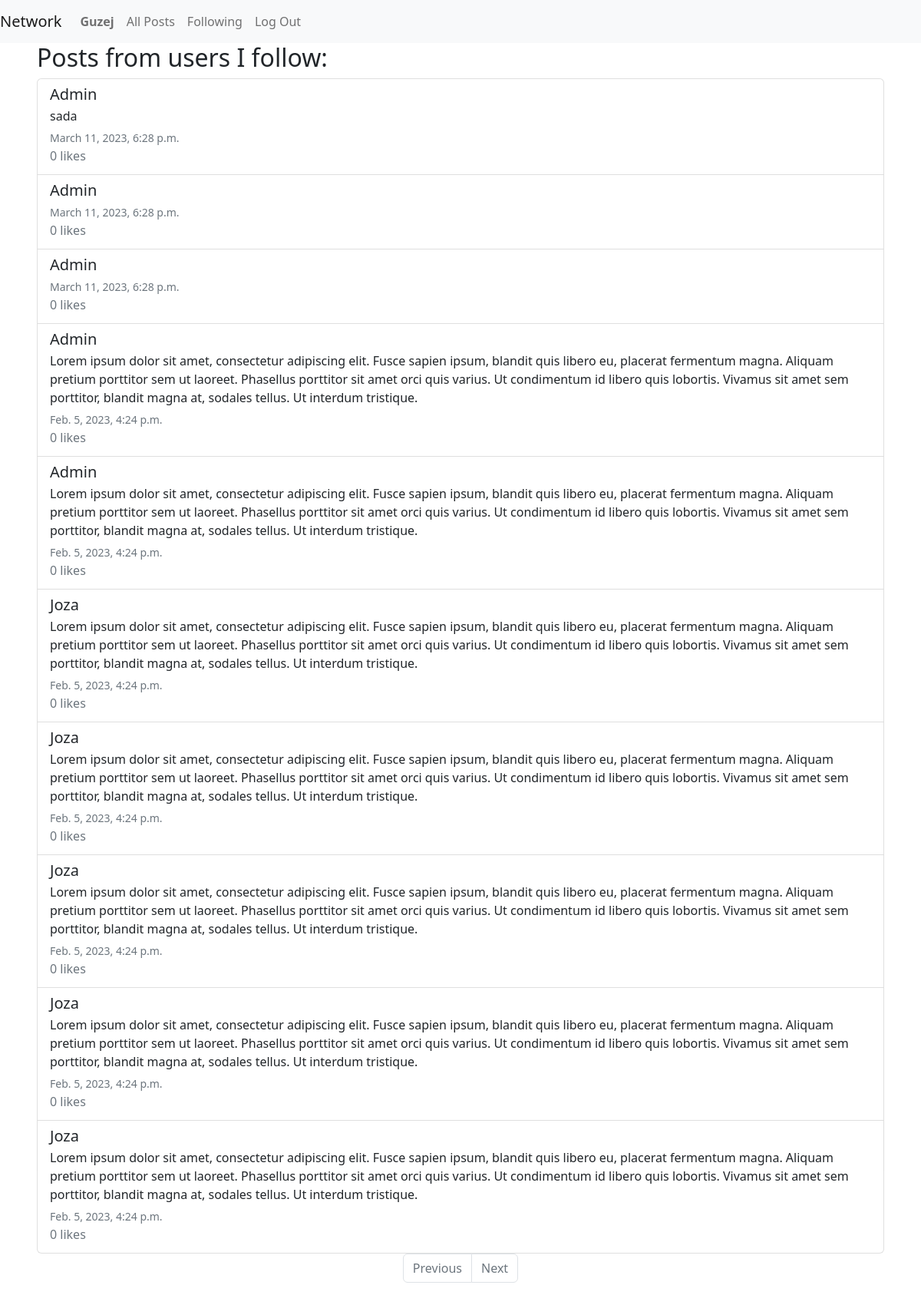
Before: /following (signed in) with the older database file.
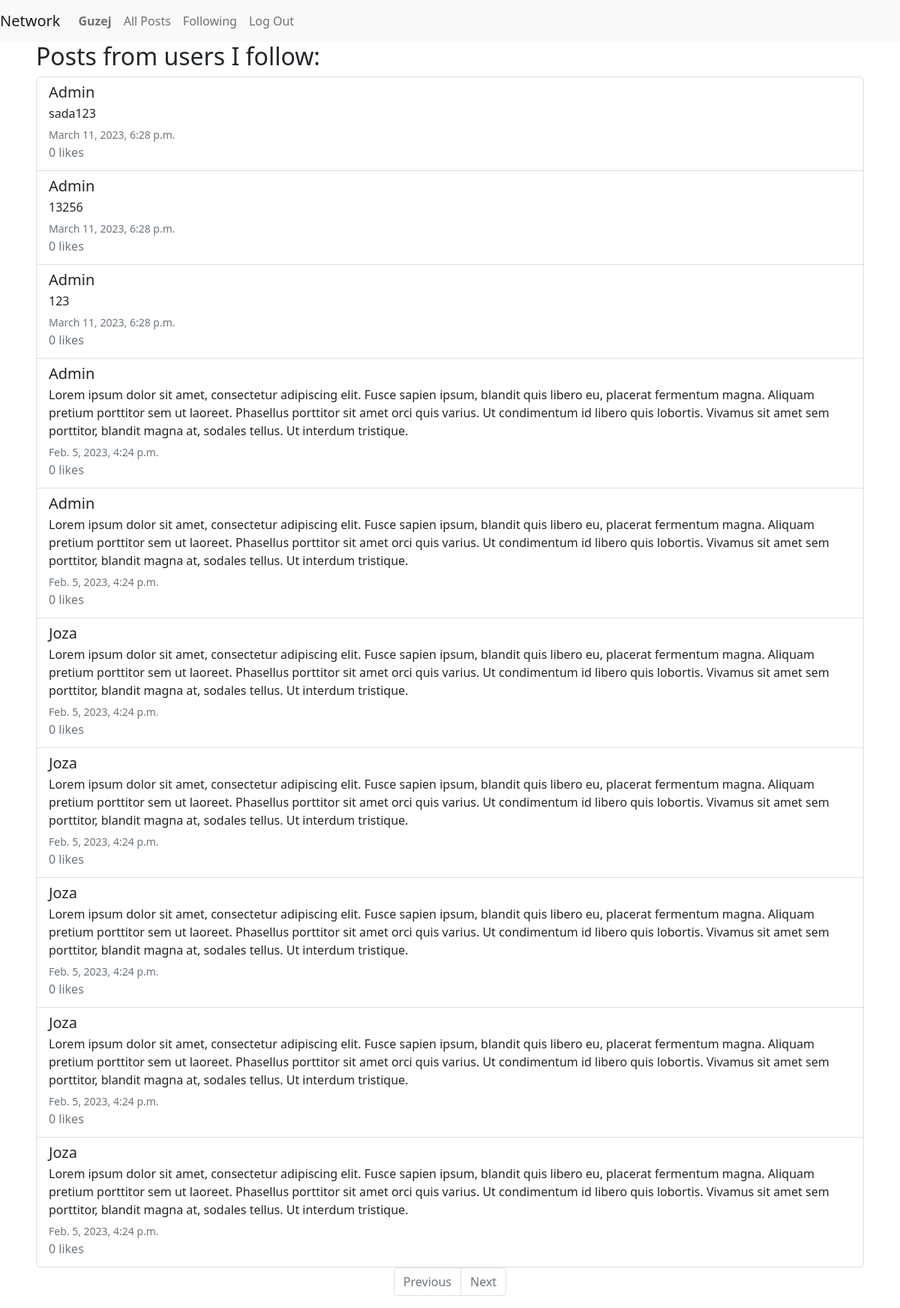
After: the same page with the newer database file.
### network/models.py (models this page shows, shortened)
class User(AbstractUser):
    pass

class Post(models.Model):
    author = models.ForeignKey(User, on_delete=models.CASCADE, blank=True, related_name="author")
    content = models.CharField(max_length=280)
    date = models.DateTimeField(auto_now_add=True)
    likes = models.IntegerField(default=0)

### network/views.py (the view)
# urls.py: path("following", views.following, name="following"),
def following(request):
    user_profile = Profile.objects.get(owner=request.user)
    following_posts = []
    for us in user_profile.following.all():
        posts = Post.objects.filter(author=us)
        for post in posts:
            following_posts.append({
                "content": post.content,
                "author": post.author,
                "date": post.date,
                "likes": post.likes
            })
    sorted_following_posts = sorted(following_posts, key=lambda x: x["date"], reverse=True)
    paginator = Paginator(sorted_following_posts, 10)
    page_number = request.GET.get('page')
    posts_page = paginator.get_page(page_number)
    return render(request, "network/following.html", {
        "following_posts": posts_page
    })

### network/templates/network/following.html
{% extends "network/layout.html" %}
{% block body %}
    <h2>Posts from users I follow:</h2>
    <ul class="list-group">
        {% for post in following_posts %}
            <li class="list-group-item list-group-item-action">
                <a href="{% url 'profile_page' post.author.username %}" class="text-decoration-none text-reset"><h5 class="mb-1">{{ post.author.username }}</h5></a>
                <p class="mb-1">{{ post.content }}</p>
                <small class="text-muted">{{ post.date }}</small>
                <p class="mb-1 text-muted">{{ post.likes }} likes</p>
        {% endfor %}
    </ul>
    {% if following_posts.has_other_pages %}
        <ul class="pagination justify-content-center">
            {% if posts.has_previous %}
                <li class="page-item"><a href="?page={{ following_posts.previous_page_number }}" class="page-link">Previous</a></li>
            {% else %}
                <li class="page-item disabled"><a class="page-link">Previous</a></li>
            {% endif %}
            {% if posts.has_next %}
                <li class="page-item"><a href="?page={{ following_posts.next_page_number }}" class="page-link">Next</a></li>
            {% else %}
                <li class="page-item disabled"><a class="page-link">Next</a></li>
            {% endif %}
        </ul>
    {% endif %}
{% endblock %}

Changed rows visible on the page:
changed through a linked row, User "Admin": content "sada" → "sada123"; content (not shown) → "13256"; content (not shown) → "123"
